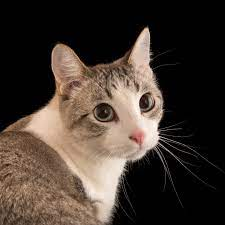
#> input picture photos/cat.jpg, 225 x 225 px
$ python 14-imgConv.py
#> lines starting #> are read from the running program, lines starting #| are printed output that depends on the picture; after the words box and inside, x2 and y2 are one past the last pixel; in counts of white or black regions, pixels touching at a corner belong together
"""3.) Using an image show me these using opencv:
     a.) coloured Image to grey image
     b.) Grayscale Image to binary
     c.) Edge detection in a Image"""
import cv2 as cv
img=cv.imread("photos/cat.jpg")
#> img is the input picture: shape (225, 225, 3); mean B, G, R 49.3, 57.4, 69
gray=cv.cvtColor(img,cv.COLOR_BGR2GRAY)
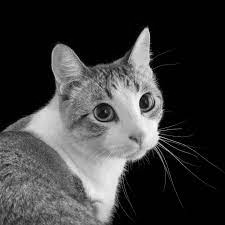
#> gray: shape (225, 225); min 0, max 252, mean 60
#cv.imshow("gray",gray)
ret,bin=cv.threshold(gray,70,255,0)
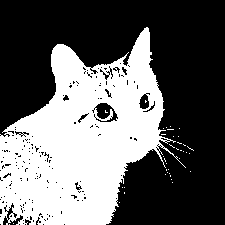
#> bin: shape (225, 225); 39.7% white; 39 white regions (38 under 20 px), largest, box (x1, y1, x2, y2) and area: (0, 27, 186, 225) 20013
#cv.imshow("binary",bin)
edge=cv.Canny(img,100,500)
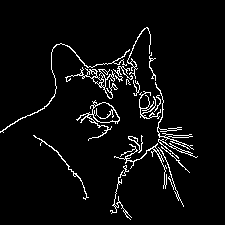
#> edge: shape (225, 225); 4.7% white in thin lines or dots, all inside (x1, y1, x2, y2) = (0, 27, 198, 220)
cv.imshow("edge",edge)
cv.waitKey(0)
